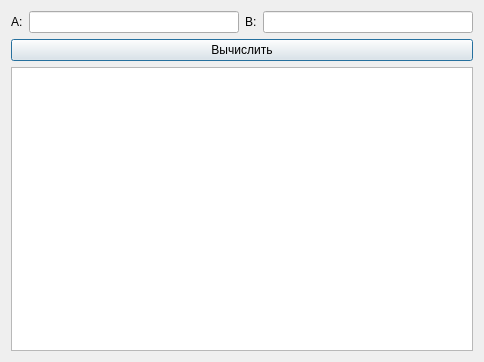
<?xml version="1.0" encoding="UTF-8"?>
<ui version="4.0">
 <class>Dialog</class>
 <widget class="QDialog" name="Dialog">
  <property name="geometry">
   <rect>
    <x>0</x>
    <y>0</y>
    <width>484</width>
    <height>362</height>
   </rect>
  </property>
  <property name="windowTitle">
   <string>Dialog</string>
  </property>
  <layout class="QVBoxLayout" name="verticalLayout">
   <item>
    <layout class="QHBoxLayout" name="horizontalLayout">
     <item>
      <widget class="QLabel" name="labelA">
       <property name="text">
        <string>A:</string>
       </property>
      </widget>
     </item>
     <item>
      <widget class="QLineEdit" name="lineEditA"/>
     </item>
     <item>
      <widget class="QLabel" name="labelB">
       <property name="text">
        <string>B:</string>
       </property>
      </widget>
     </item>
     <item>
      <widget class="QLineEdit" name="lineEditB"/>
     </item>
    </layout>
   </item>
   <item>
    <widget class="QPushButton" name="pushButton">
     <property name="text">
      <string>Вычислить</string>
     </property>
    </widget>
   </item>
   <item>
    <widget class="QListWidget" name="listWidget"/>
   </item>
  </layout>
 </widget>
 <resources/>
 <connections>
  <connection>
   <sender>pushButton</sender>
   <signal>clicked()</signal>
   <receiver>Dialog</receiver>
   <slot>calculate()</slot>
   <hints>
    <hint type="sourcelabel">
     <x>241</x>
     <y>55</y>
    </hint>
    <hint type="destinationlabel">
     <x>241</x>
     <y>180</y>
    </hint>
   </hints>
  </connection>
 </connections>
 <slots>
  <slot>calculate()</slot>
 </slots>
</ui>
